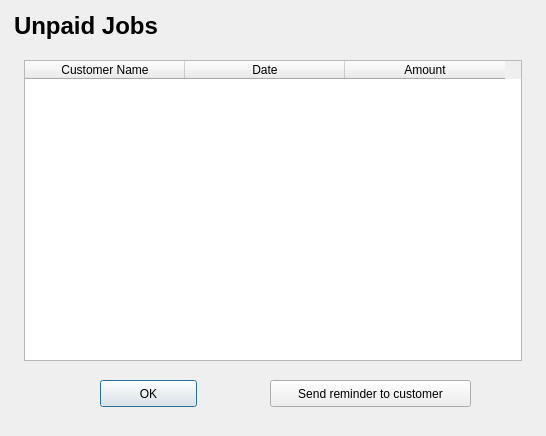
<?xml version="1.0" encoding="UTF-8"?>
<ui version="4.0">
 <class>UnpaidJobsDialog</class>
 <widget class="QDialog" name="UnpaidJobsDialog">
  <property name="geometry">
   <rect>
    <x>0</x>
    <y>0</y>
    <width>546</width>
    <height>436</height>
   </rect>
  </property>
  <property name="windowTitle">
   <string>Dialog</string>
  </property>
  <widget class="QPushButton" name="pushButton_ok">
   <property name="geometry">
    <rect>
     <x>100</x>
     <y>380</y>
     <width>97</width>
     <height>27</height>
    </rect>
   </property>
   <property name="text">
    <string>OK</string>
   </property>
  </widget>
  <widget class="QTableWidget" name="tableWidget">
   <property name="geometry">
    <rect>
     <x>24</x>
     <y>60</y>
     <width>498</width>
     <height>301</height>
    </rect>
   </property>
   <property name="minimumSize">
    <size>
     <width>498</width>
     <height>0</height>
    </size>
   </property>
   <property name="maximumSize">
    <size>
     <width>498</width>
     <height>16777215</height>
    </size>
   </property>
   <property name="baseSize">
    <size>
     <width>330</width>
     <height>0</height>
    </size>
   </property>
   <property name="alternatingRowColors">
    <bool>false</bool>
   </property>
   <property name="showGrid">
    <bool>false</bool>
   </property>
   <property name="sortingEnabled">
    <bool>false</bool>
   </property>
   <attribute name="horizontalHeaderCascadingSectionResizes">
    <bool>false</bool>
   </attribute>
   <attribute name="horizontalHeaderDefaultSectionSize">
    <number>160</number>
   </attribute>
   <attribute name="horizontalHeaderHighlightSections">
    <bool>false</bool>
   </attribute>
   <attribute name="horizontalHeaderShowSortIndicator" stdset="0">
    <bool>false</bool>
   </attribute>
   <attribute name="verticalHeaderVisible">
    <bool>false</bool>
   </attribute>
   <attribute name="verticalHeaderHighlightSections">
    <bool>false</bool>
   </attribute>
   <column>
    <property name="text">
     <string>Customer Name</string>
    </property>
   </column>
   <column>
    <property name="text">
     <string>Date</string>
    </property>
   </column>
   <column>
    <property name="text">
     <string>Amount</string>
    </property>
   </column>
  </widget>
  <widget class="QLabel" name="label_jobsTitle">
   <property name="geometry">
    <rect>
     <x>14</x>
     <y>10</y>
     <width>371</width>
     <height>31</height>
    </rect>
   </property>
   <property name="font">
    <font>
     <pointsize>18</pointsize>
     <weight>75</weight>
     <bold>true</bold>
    </font>
   </property>
   <property name="text">
    <string>Unpaid Jobs</string>
   </property>
  </widget>
  <widget class="QPushButton" name="pushButton_sendReminder">
   <property name="geometry">
    <rect>
     <x>270</x>
     <y>380</y>
     <width>201</width>
     <height>27</height>
    </rect>
   </property>
   <property name="text">
    <string>Send reminder to customer</string>
   </property>
  </widget>
 </widget>
 <resources/>
 <connections/>
</ui>
